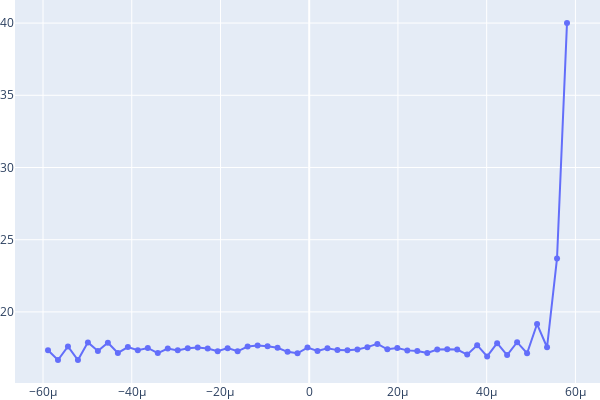

Notebook code for this chart:
### Code cell
time_maxpoint,phase_maxpoint=md.get_phase_maxpoint(t_f,U_f,I_f,F_peak_calc)
vw.show_one_graph(time_maxpoint,phase_maxpoint)
